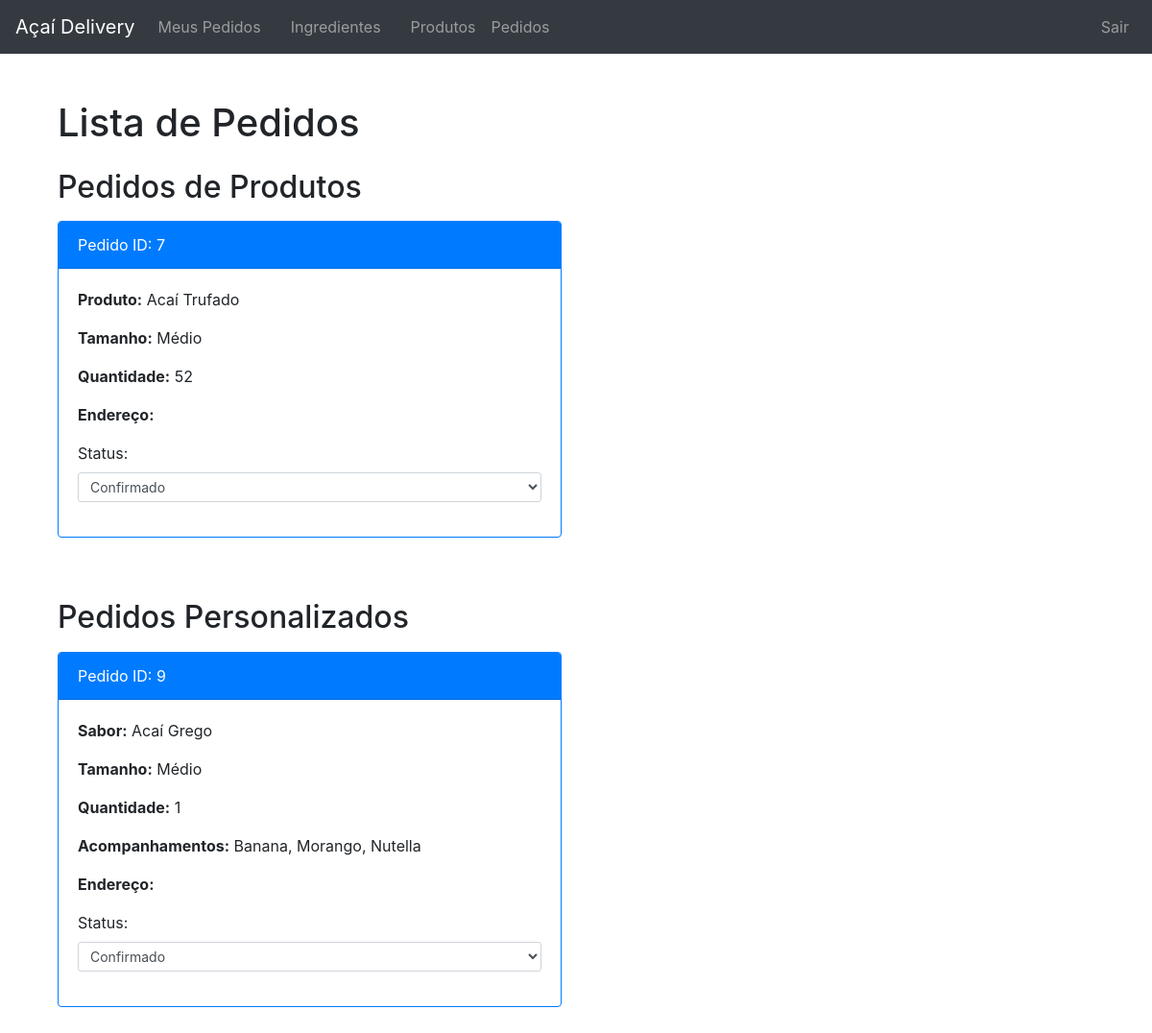
The app's page /listar-pedidos/ (signed in), older data.
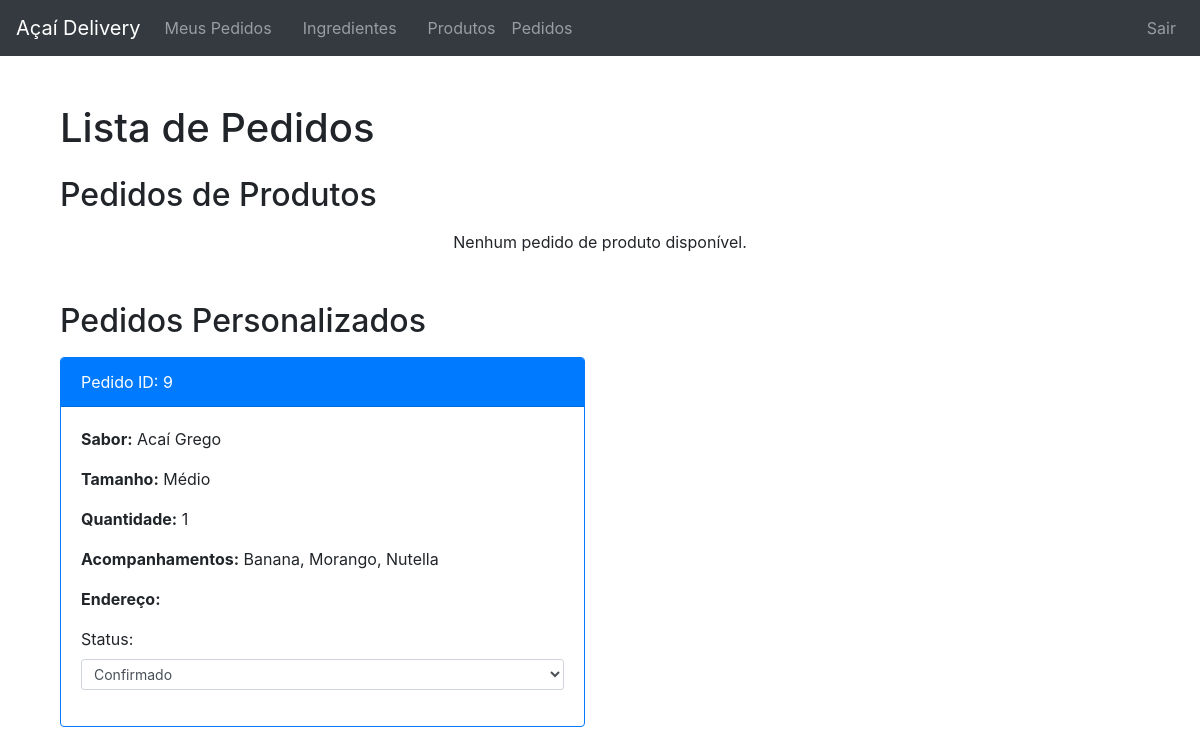
The same page, newer data.
### pedido/models.py (models this page shows, shortened)
class PedidoProduto(models.Model):
    usuario = models.ForeignKey(User, on_delete=models.CASCADE)
    produto = models.ForeignKey(Produto, on_delete=models.CASCADE)
    tamanho = models.ForeignKey(Tamanho, on_delete=models.CASCADE)
    quantidade = models.PositiveIntegerField(default=1)
    data_pedido = models.DateTimeField(auto_now_add=True)
    imagem = models.ImageField(upload_to='produtos/', blank=True, null=True)
    METODOS_PAGAMENTO = [
        ('pagamento_na_entrega', 'Pagar na Entrega'),
    ]
    metodo_pagamento = models.CharField(max_length=20, choices=METODOS_PAGAMENTO, default='pagamento_na_entrega')
    STATUS_PEDIDO = [
        ('pendente', 'Pendente'),
        ('confirmado', 'Confirmado'),
        ('em_transito', 'Em Trânsito'),
        ('entregue', 'Entregue'),
    ]
    status = models.CharField(max_length=20, choices=STATUS_PEDIDO, default='pendente')

class PedidoPersonalizado(models.Model):
    usuario = models.ForeignKey(User, on_delete=models.CASCADE)
    sabor = models.ForeignKey(Sabor, on_delete=models.CASCADE)
    acompanhamentos = models.ManyToManyField(Acompanhamento, blank=True)
    tamanho = models.ForeignKey(Tamanho, on_delete=models.CASCADE)
    quantidade = models.PositiveIntegerField(default=1)
    data_pedido = models.DateTimeField(auto_now_add=True)
    METODOS_PAGAMENTO = [
        ('pagamento_na_entrega', 'Pagar na Entrega'),
    ]
    metodo_pagamento = models.CharField(max_length=20, choices=METODOS_PAGAMENTO, default='pagamento_na_entrega')
    STATUS_PEDIDO = [
        ('pendente', 'Pendente'),
        ('confirmado', 'Confirmado'),
        ('em_transito', 'Em Trânsito'),
        ('entregue', 'Entregue'),
    ]
    status = models.CharField(max_length=20, choices=STATUS_PEDIDO, default='pendente')

### produto/models.py (models this page shows, shortened)
class Produto(models.Model):
    nome = models.CharField(max_length=100)
    preco = models.DecimalField(max_digits=6, decimal_places=2)
    sabor = models.ManyToManyField(Sabor, blank=True)
    acompanhamentos = models.ManyToManyField(Acompanhamento, blank=True)
    imagem = models.ImageField(upload_to='images/produtos/', null=True, blank=True)

### ingrediente/models.py (models this page shows, shortened)
class Tamanho(models.Model):
    nome = models.CharField(max_length=50)
    preco_adicional = models.DecimalField(max_digits=5, decimal_places=2)

class Sabor(models.Model):
    nome = models.CharField(max_length=100)
    preco_adicional = models.DecimalField(max_digits=5, decimal_places=2)

class Acompanhamento(models.Model):
    nome = models.CharField(max_length=100)
    preco_adicional = models.DecimalField(max_digits=5, decimal_places=2)

### pedido/views.py (the view)
# urls.py: path('listar-pedidos/', views.listar_pedidos, name='listar_pedidos'),
@user_passes_test(lambda u: u.is_staff)
def listar_pedidos(request):
    pedidos_produto = PedidoProduto.objects.all()
    pedidos_personalizado = PedidoPersonalizado.objects.all()
    return render(request, 'pedido/listar_pedidos.html', {
        'pedidos_produto': pedidos_produto,
        'pedidos_personalizado': pedidos_personalizado,
    })

### templates/pedido/listar_pedidos.html (shortened to what the changed rows need)
{% extends 'base.html' %}
{% block content %}
<div class="container mt-4">
    <h1 class="mb-4">Lista de Pedidos</h1>
    <div class="mb-5">
        <h2 class="mb-3">Pedidos de Produtos</h2>
        {% if pedidos_produto %}
            <div class="row">
                {% for pedido in pedidos_produto %}
                <div class="col-md-6 mb-3">
                    <div class="card border-primary">
                        <div class="card-header bg-primary text-white">
                            Pedido ID: {{ pedido.id }}
                        </div>
                        <div class="card-body">
                            <p><strong>Produto:</strong> {{ pedido.produto.nome }}</p>
                            <p><strong>Tamanho:</strong> {{ pedido.tamanho.nome }}</p>
                            <p><strong>Quantidade:</strong> {{ pedido.quantidade }}</p>
                            <p><strong>Endereço:</strong> {{ pedido.endereco }}</p>
                            <form action="{% url 'atualizar_status' pedido_id=pedido.id tipo_pedido='produto' %}" method="post" class="d-inline">
                                <div class="form-group">
                                    <label for="status-{{ pedido.id }}" class="form-label">Status:</label>
                                    <select id="status-{{ pedido.id }}" name="status" class="form-control form-control-sm" onchange="this.form.submit()">
                                        <option value="confirmado" {% if pedido.status == 'confirmado' %}selected{% endif %}>Confirmado</option>
                                    </select>
                                </div>
                            </form>
                        </div>
                    </div>
                </div>
                {% endfor %}
            </div>
        {% else %}
            <p class="text-center">Nenhum pedido de produto disponível.</p>
        {% endif %}
    </div>
    <div>
        <h2 class="mb-3">Pedidos Personalizados</h2>
        {% if pedidos_personalizado %}
            <div class="row">
                {% for pedido in pedidos_personalizado %}
                <div class="col-md-6 mb-3">
                    <div class="card border-primary">
                        <div class="card-header bg-primary text-white">
                            Pedido ID: {{ pedido.id }}
                        </div>
                        <div class="card-body">
                            <p><strong>Sabor:</strong> {{ pedido.sabor.nome }}</p>
                            <p><strong>Tamanho:</strong> {{ pedido.tamanho.nome }}</p>
                            <p><strong>Quantidade:</strong> {{ pedido.quantidade }}</p>
                            <p><strong>Acompanhamentos:</strong>
                                {% for acompanhamento in pedido.acompanhamentos.all %}
                                    {{ acompanhamento.nome }}{% if not forloop.last %}, {% endif %}
                                {% empty %}
                                    Nenhum acompanhamento
                                {% endfor %}
                            </p>
                            <p><strong>Endereço:</strong> {{ pedido.endereco }}</p>
                            <form action="{% url 'atualizar_status' pedido_id=pedido.id tipo_pedido='personalizado' %}" method="post" class="d-inline">
                                <div class="form-group">
                                    <label for="status-{{ pedido.id }}" class="form-label">Status:</label>
                                    <select id="status-{{ pedido.id }}" name="status" class="form-control form-control-sm" onchange="this.form.submit()">
                                        <option value="confirmado" {% if pedido.status == 'confirmado' %}selected{% endif %}>Confirmado</option>
                                    </select>
                                </div>
                            </form>
                        </div>
                    </div>
                </div>
                {% endfor %}
            </div>
        {% else %}
            <p class="text-center">Nenhum pedido personalizado disponível.</p>
        {% endif %}
    </div>
</div>
{% endblock %}

Row changes from the older to the newer data that the page shows:
removed PedidoProduto: id "7", produto.nome "Acaí Trufado", tamanho.nome "Médio", quantidade "52", status "Confirmado"
Text that changed along with them:
text now shown: "Nenhum pedido de produto disponível."
